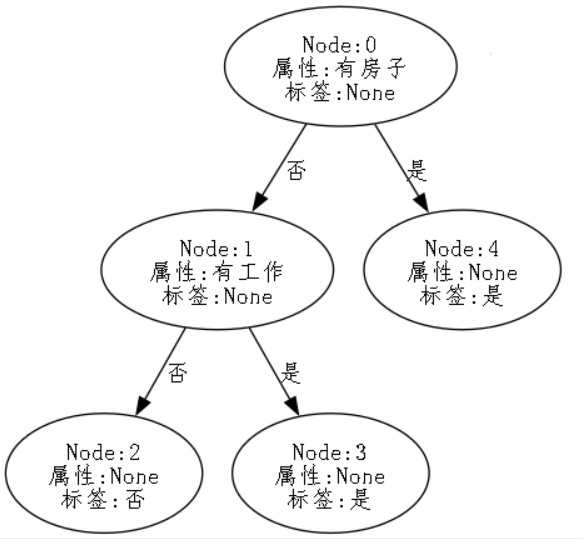

Python code for this plot:
import numpy as np
import pandas as pd
from math import log
from collections import Counter
import graphviz
from IPython.display import display

# 定义数据集
data = {
    '年龄': ['青年', '青年', '青年', '青年', '青年', '中年', '中年', '中年', '中年', '中年', '老年', '老年', '老年', '老年', '老年'],
    '有工作': ['否', '否', '是', '是', '否', '否', '否', '是', '否', '否', '否', '否', '是', '是', '否'],
    '有房子': ['否', '否', '否', '是', '否', '否', '否', '是', '是', '是', '是', '是', '否', '否', '否'],
    '信用': ['一般', '好', '好', '一般', '一般', '一般', '好', '好', '非常好', '非常好', '非常好', '好', '好', '非常好', '一般'],
    '类别': ['否', '否', '是', '是', '否', '否', '否', '是', '是', '是', '是', '是', '是', '是', '否']
}

# 创建DataFrame
df = pd.DataFrame(data)

# 定义熵函数
def calcEnt(y_label):
    num_samples = y_label.shape[0]
    cnt = Counter(y_label)  # return a dictionary
    ent = -sum([(p / num_samples) * log(p / num_samples, 2) for p in cnt.values()])
    return ent

# 定义条件熵函数
def condEnt(attri_data, y_label):
    num_samples = y_label.shape[0]
    attri_cnt = Counter(attri_data)  # return a dictionary
    cond_ent = 0
    for key in attri_cnt:
        attri_key_label = y_label[attri_data == key]
        cond_ent += len(attri_key_label) / num_samples * calcEnt(attri_key_label)
    return cond_ent

# 定义函数以选择最佳属性
def OptAttri(train_data):
    infoGain = 0
    y_label = train_data.iloc[:, -1]
    attri_num = train_data.shape[1] - 1
    for i in range(attri_num):
        attri_data = train_data.iloc[:, i]
        ent = calcEnt(y_label)
        cond_ent = condEnt(attri_data, y_label)
        infoGain_tmp = ent - cond_ent
        if infoGain_tmp > infoGain:
            infoGain = infoGain_tmp
            opt_attr_name = train_data.columns[i]
    return opt_attr_name, infoGain

# 定义节点类
class Node:
    def __init__(self, root=True, label=None, attri_name=None):
        self.root = root  # Whether it's a root node
        self.label = label  # Node label
        self.attri_name = attri_name  # Node attribute name
        self.tree = {}  # Subtree of the node
        self.result = {
            'label': self.label,
            'attri_name': self.attri_name,
            'tree': self.tree,
            'root': self.root
        }

    def add_node(self, val, node):  # Add node based on attribute value
        self.tree[val] = node

    def __repr__(self):
        return '{}'.format(self.result)

# 在节点类之外定义tree2graph函数
def tree2graph(i, g, root):
    g_node_label = f'Node:{i}\n属性:{root.attri_name}\n标签:{root.label}'
    g_node = f'Node_{i}'
    g.node(g_node, label=g_node_label, fontname='FangSong')
    for val in list(root.tree):
        i, g_children = tree2graph(i + 1, g, root.tree[val])
        g.edge(g_node, g_children, label=str(val), fontname='FangSong')
    return i, g_node

def draw(root):
    g = graphviz.Digraph()
    tree2graph(0, g, root)
    display(g)

# 定义ID3决策树类
class ID3_DTree:
    def __init__(self, epsilon=0.1):
        self.epsilon = epsilon
        self._tree = {}

    def calcEnt(self, y_label):
        num_samples = y_label.shape[0]
        cnt = Counter(y_label)  # return a dictionary
        ent = -sum([(p / num_samples) * log(p / num_samples, 2) for p in cnt.values()])
        return ent

    def condEnt(self, attri_data, y_label):
        num_samples = y_label.shape[0]
        attri_cnt = Counter(attri_data)  # return a dictionary
        cond_ent = 0
        for key in attri_cnt:
            attri_key_label = y_label[attri_data == key]
            cond_ent += len(attri_key_label) / num_samples * self.calcEnt(attri_key_label)
        return cond_ent

    def OptAttri(self, train_data):
        infoGain = 0
        y_label = train_data.iloc[:, -1]
        attri_num = train_data.shape[1] - 1
        for i in range(attri_num):
            attri_data = train_data.iloc[:, i]
            ent = self.calcEnt(y_label)
            cond_ent = self.condEnt(attri_data, y_label)
            infoGain_tmp = ent - cond_ent
            if infoGain_tmp > infoGain:
                infoGain = infoGain_tmp
                opt_attr = train_data.columns[i]  # attribute name
        return opt_attr, infoGain

    def train(self, train_data):
        y_label = train_data.iloc[:, -1]
        feature_space = train_data.columns[:-1]  # feature names

        features = train_data.iloc[:, :-1]

        if len(y_label.value_counts()) == 1:
            return Node(root=True, label=y_label.iloc[0])

        if len(feature_space) == 0:
            return Node(root=True, label=y_label.value_counts().sort_values(ascending=False).index[0])

        opt_attr_name, max_infoGain = self.OptAttri(train_data)

        if max_infoGain < self.epsilon:
            return Node(root=True, label=y_label.value_counts().sort_values(ascending=False).index[0])

        node_tree = Node(root=False, attri_name=opt_attr_name)
        feature_list = train_data[opt_attr_name].value_counts().index  # attribute values

        for f in feature_list:
            sub_train_df = train_data.loc[train_data[opt_attr_name] == f].drop([opt_attr_name], axis=1)

            sub_tree = self.train(sub_train_df)
            node_tree.add_node(f, sub_tree)
        return node_tree

    def fit(self, train_data):
        Dtree = self.train(train_data)
        return Dtree

    def predict(self, root, test_data_Frame):
        root0 = root
        testNum = test_data_Frame.shape[0]
        pred = []
        for i in range(testNum):
            root = root0
            test_data = test_data_Frame.iloc[i:i + 1, :]

            while root.attri_name is not None:
                attri_val = test_data[root.attri_name].values[0]
                if attri_val in root.tree:
                    root = root.tree[attri_val]
                else:
                    break
            y_pred = root.label
            pred.append(y_pred)
        return pred

# 创建ID3决策树的实例并拟合模型
tree = ID3_DTree(epsilon=0.1)
Dtree = tree.fit(df)

# 画出决策树
draw(Dtree)
